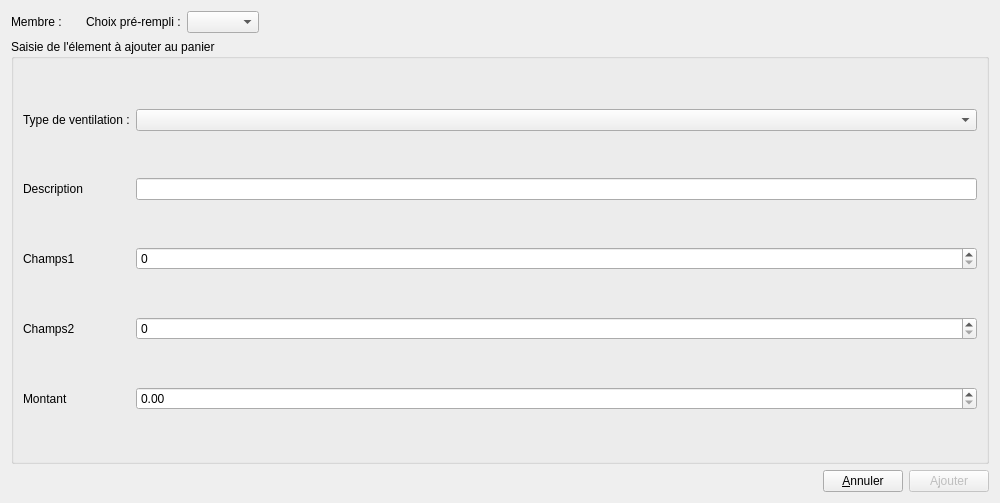
<?xml version="1.0" encoding="UTF-8"?>
<ui version="4.0">
 <class>D_AjoutElementPanier</class>
 <widget class="QWidget" name="D_AjoutElementPanier">
  <property name="geometry">
   <rect>
    <x>0</x>
    <y>0</y>
    <width>1000</width>
    <height>503</height>
   </rect>
  </property>
  <property name="minimumSize">
   <size>
    <width>1000</width>
    <height>503</height>
   </size>
  </property>
  <property name="maximumSize">
   <size>
    <width>16777215</width>
    <height>16777215</height>
   </size>
  </property>
  <property name="windowTitle">
   <string>Dialog</string>
  </property>
  <property name="windowIcon">
   <iconset resource="ImagesIcones.qrc">
    <normaloff>:/Paiement.png</normaloff>:/Paiement.png</iconset>
  </property>
  <layout class="QGridLayout" name="gridLayout_2">
   <item row="0" column="7">
    <widget class="QComboBox" name="CBx_ChoixPrerempli"/>
   </item>
   <item row="0" column="6">
    <widget class="QLabel" name="label">
     <property name="text">
      <string>Choix pré-rempli :</string>
     </property>
     <property name="alignment">
      <set>Qt::AlignLeading|Qt::AlignLeft|Qt::AlignVCenter</set>
     </property>
    </widget>
   </item>
   <item row="0" column="3">
    <layout class="QHBoxLayout" name="horizontalLayout"/>
   </item>
   <item row="0" column="0" colspan="3">
    <widget class="QLabel" name="Lb_Membre">
     <property name="text">
      <string>Membre :</string>
     </property>
    </widget>
   </item>
   <item row="1" column="0" colspan="11">
    <widget class="QGroupBox" name="Gb_Elements">
     <property name="title">
      <string>Saisie de l'élement à ajouter au panier</string>
     </property>
     <layout class="QGridLayout" name="gridLayout">
      <item row="3" column="0">
       <widget class="QLabel" name="Lb_Champs2">
        <property name="text">
         <string>Champs2</string>
        </property>
       </widget>
      </item>
      <item row="4" column="1">
       <widget class="QDoubleSpinBox" name="SBx_Montant">
        <property name="maximum">
         <double>99999999.000000000000000</double>
        </property>
       </widget>
      </item>
      <item row="2" column="0">
       <widget class="QLabel" name="Lb_Champs1">
        <property name="text">
         <string>Champs1</string>
        </property>
       </widget>
      </item>
      <item row="2" column="1">
       <widget class="QSpinBox" name="SBx_Champs1">
        <property name="maximum">
         <number>99999999</number>
        </property>
       </widget>
      </item>
      <item row="3" column="1">
       <widget class="QSpinBox" name="SBx_Champs2">
        <property name="maximum">
         <number>99999999</number>
        </property>
       </widget>
      </item>
      <item row="0" column="0">
       <widget class="QLabel" name="label_2">
        <property name="text">
         <string>Type de ventilation :</string>
        </property>
       </widget>
      </item>
      <item row="4" column="0">
       <widget class="QLabel" name="label_3">
        <property name="text">
         <string>Montant</string>
        </property>
       </widget>
      </item>
      <item row="0" column="1">
       <widget class="QComboBox" name="CBx_TypeVentilation"/>
      </item>
      <item row="1" column="0">
       <widget class="QLabel" name="label_6">
        <property name="text">
         <string>Description</string>
        </property>
       </widget>
      </item>
      <item row="1" column="1">
       <widget class="QLineEdit" name="Le_Description"/>
      </item>
     </layout>
    </widget>
   </item>
   <item row="2" column="10">
    <widget class="QPushButton" name="Bt_Ajouter">
     <property name="enabled">
      <bool>false</bool>
     </property>
     <property name="text">
      <string>A&amp;jouter</string>
     </property>
    </widget>
   </item>
   <item row="2" column="9">
    <widget class="QPushButton" name="Bt_Annuler">
     <property name="text">
      <string>&amp;Annuler</string>
     </property>
    </widget>
   </item>
   <item row="0" column="8">
    <spacer name="horizontalSpacer">
     <property name="orientation">
      <enum>Qt::Horizontal</enum>
     </property>
     <property name="sizeHint" stdset="0">
      <size>
       <width>40</width>
       <height>20</height>
      </size>
     </property>
    </spacer>
   </item>
  </layout>
 </widget>
 <resources>
  <include location="ImagesIcones.qrc"/>
 </resources>
 <connections/>
</ui>
